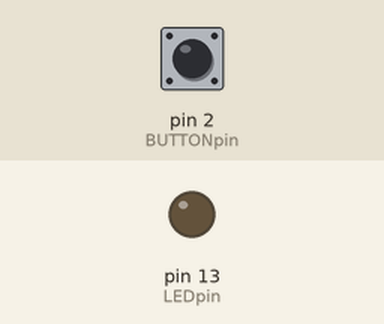
Simulated run of this sketch. Board: Arduino Uno, built with avr-gcc and run on an emulated ATmega328P. On the bench: output pins drawn as LEDs (lit = HIGH). Dashed ring = blinking. The test bench sets the inputs (shaded band); at power-on: pin 2 (BUTTONpin) LOW.

Above: at 1.2 s.
1.3 s: pin 2 (BUTTONpin) pulled HIGH for 0.15 s
At 1.5 s:
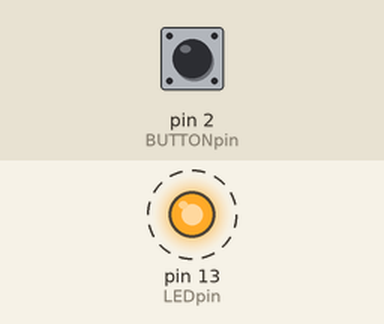
4.3 s: pin 2 (BUTTONpin) pulled HIGH for 1 s
At 5.3 s:
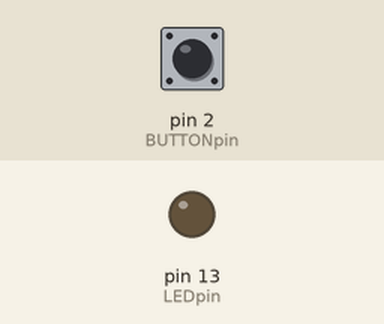
6.8 s: pin 2 (BUTTONpin) pulled HIGH for 3.2 s
At 10.25 s:
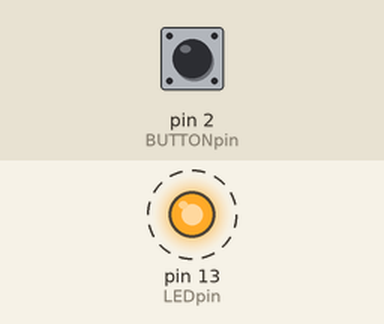
Timing chart, 0 to 18.0 s (numbered marks = the images above; inputs shaded):
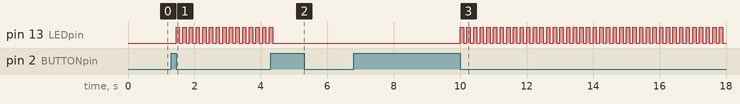

The sketch:

button.ino
```cpp
int LEDpin=13, BUTTONpin=2 ;
void setup() {
    pinMode(LEDpin , OUTPUT);
    pinMode(BUTTONpin , INPUT);
}
int status=0;
void loop() {
    if ( digitalRead(BUTTONpin) == HIGH) {
        if (status==0) status=1;
        else status=0;
        while(digitalRead(BUTTONpin) == HIGH) ;
    }
    if (status==1){
      digitalWrite(LEDpin , HIGH); delay(100);
      digitalWrite(LEDpin , LOW); delay(100);
    }
}
```

Measured:
- after the input at 1.3 s, pin 13 (LEDpin): alternates HIGH for 0.10 s and LOW for 0.10 s, starting after 0.15 s
- after the input at 4.3 s, pin 13 (LEDpin): goes on until 4.4 s, then stays LOW
- after the input at 6.8 s, pin 13 (LEDpin): alternates HIGH for 0.10 s and LOW for 0.10 s, starting after 3.2 s
